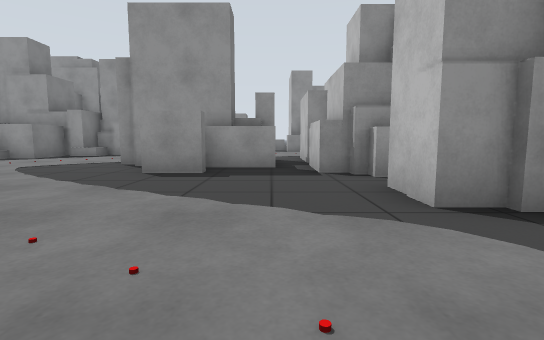
View 1 (above)

17 first-person views from a walk through a world built for the Gazebo simulator. The camera is 0.62 m above the floor, tilts 6° down and sees 85° across. The floor is counted in squares, 1 m on a side. Each view is taken from the middle of a square. On the plan, view 1 faces up. The plan holds only what a view shows up to about 9 squares ahead; the rest is blank.

View 2
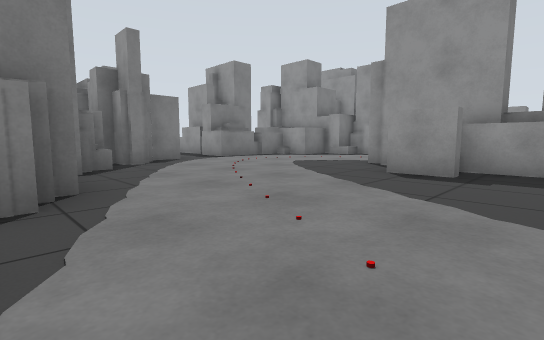

View 3
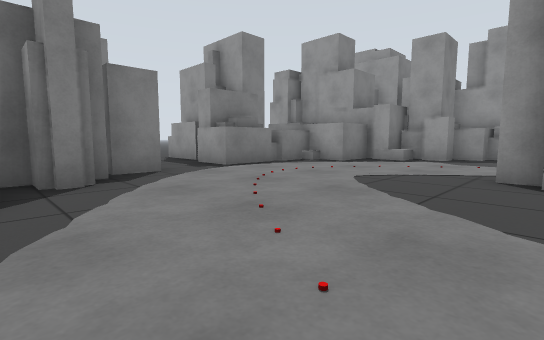

View 4
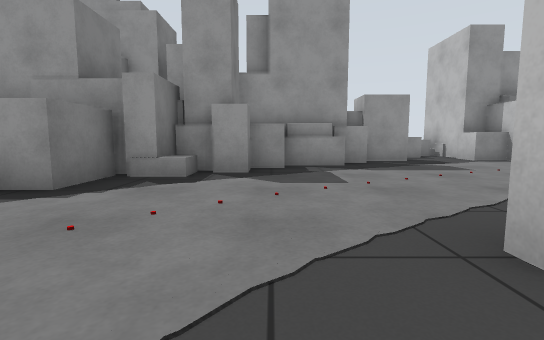

View 5
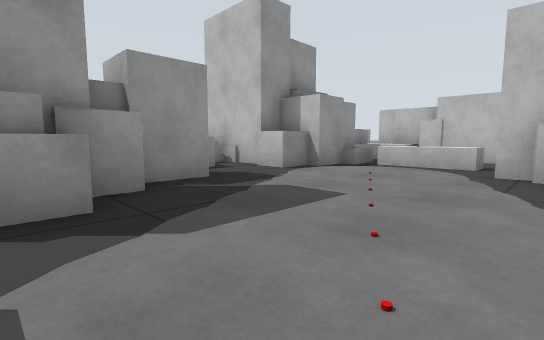

View 6
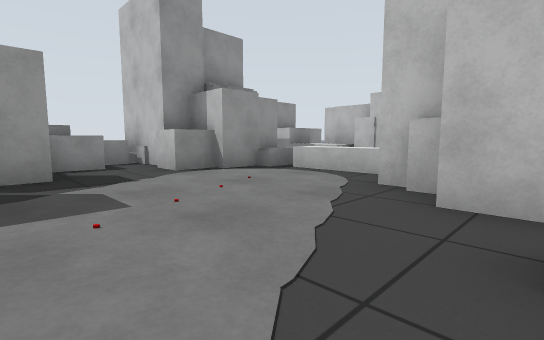

View 7
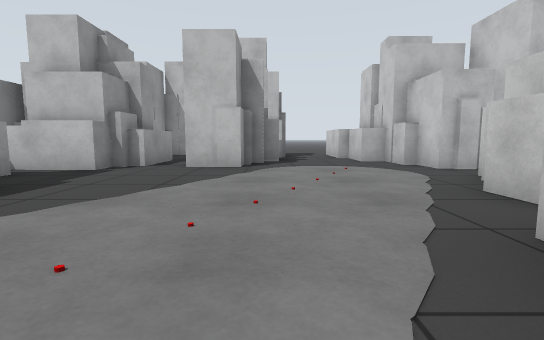

View 8
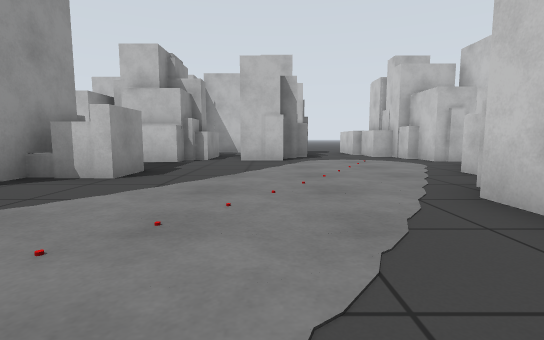

View 9
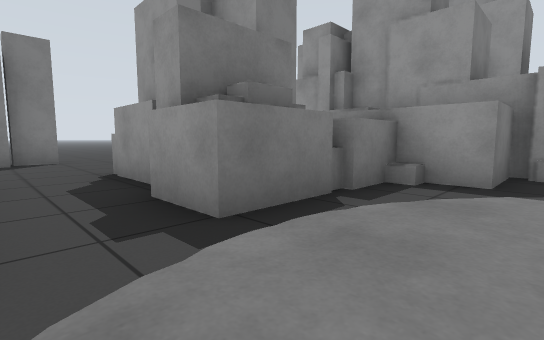

View 10
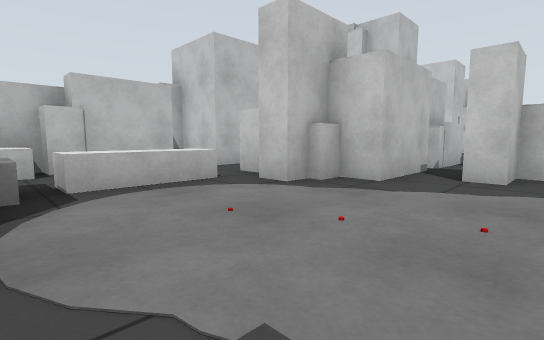

View 11
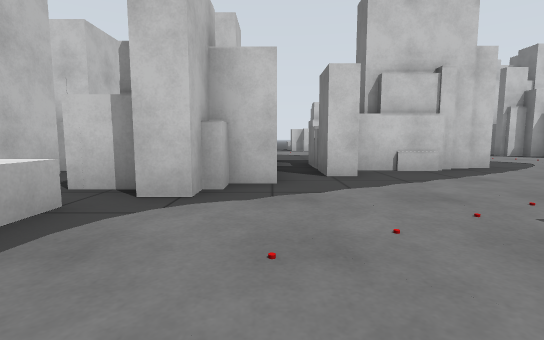

View 12
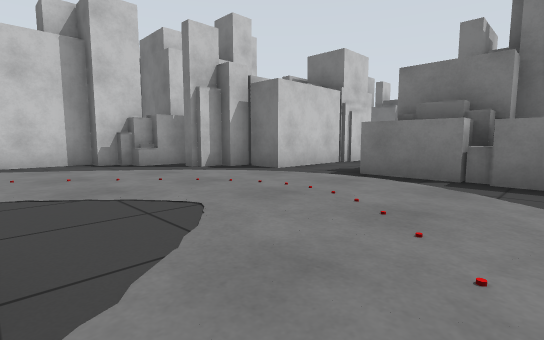

View 13
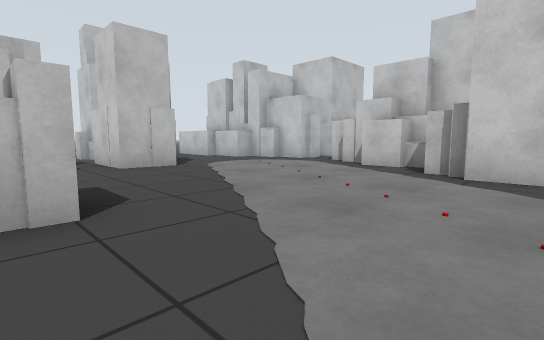

View 14
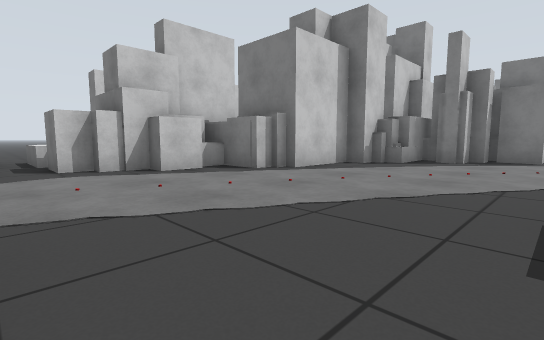

View 15
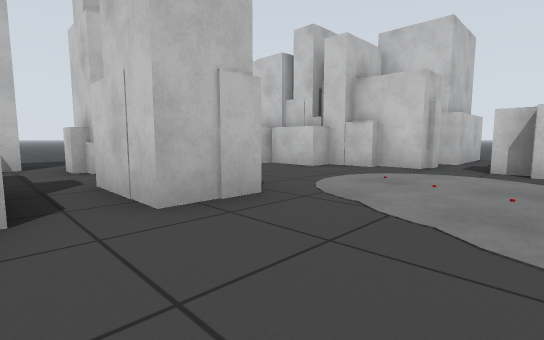

View 16
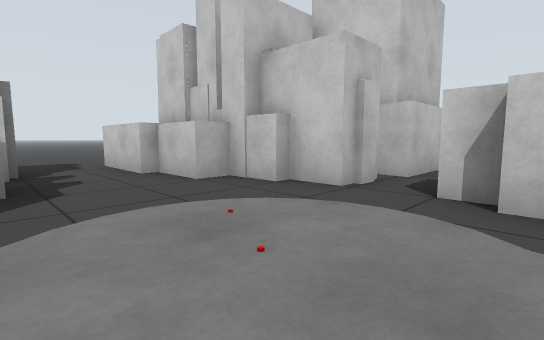

View 17
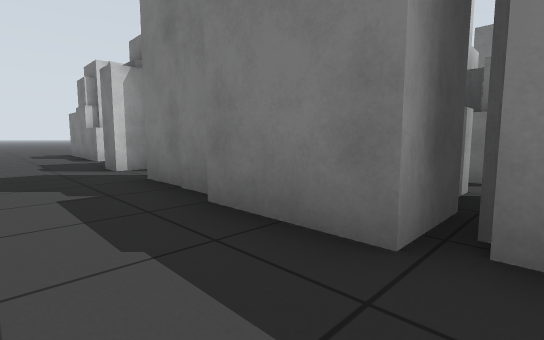

### Floor plan
Points are (right, up) in squares from view 1. A wall is a line through its corners. A room is listed if a view was taken in it or the views show most of it. See-through windows are left out.
Room 1 (views 1, 2, 3, 4, 5, 6, 7, 8, 9, 10, 11, 12, 13, 14, 15, 16)
walls: (-2.5, 8.1) (-0.4, 8.1); (1.5, 5.5) (0.9, 5.5) (0.9, 7.2); (1.5, 9.8) (1.5, 10.3) (3.4, 10.3); (2.1, 5.2) (1.4, 5.2); (-3.2, 12.9) (-4.7, 12.9); (-8.8, 8.3) (-9.4, 8.3); (-3.5, 13.1) (-4.7, 13.1) (-4.7, 12.3) (-5.2, 12.3); (-8.9, 9.6) (-8.9, 7.9); (-3.8, 0.3) (-3.2, 0.3) (-3.2, -1.6); (2.2, 2.7) (1.5, 2.7) (1.5, 3.2); (-7.2, 1.7) (-6.4, 1.7); (3.6, 4.9) (1.6, 4.9); (-2.3, -0.5) (-1.5, -0.5) (-1.5, -1.1) (-0.6, -1.1) (-0.6, -1.5); (-8.9, 2) (-6.7, 2) (-6.7, 1.2); (-10.9, 6.7) (-12.9, 6.7); (-2.9, -1.1) (-2.3, -1.1); (1.8, 14.4) (0.9, 14.4) (0.9, 15.2); (5.3, 3.4) (5.3, 3.8); (5.3, 10.8) (5.3, 12.6); (-12, 4.7) (-11.1, 4.7); (2, -1.1) (3.1, -1.1); (3.4, 14.1) (1.7, 14.1) (1.7, 15.4)
low walls: (-2.3, 6.4) (-2.3, 7); (-6.4, 11.4) (-6.4, 10.8) (-7.4, 10.8); (-3.2, -0.8) (-2.4, -0.8); (3.6, 13.7) (2.6, 13.7) (2.6, 14.1); (0.9, 16.4) (0.9, 17.4)
ways out: opening at (4, 1) to room 2; opening at (-13, 5.5)
objects: white box (-10, 4) to (-9, 4); white box (-10, 7); white box (-9, 3); white box (-9, 7); white box (-8, 3); white box (-8, 10); white box (-7, 12); white box (-6, 0) to (-4, 1); white post (-6, 1); white box (-6, 12); white box (-6, 13); white box (-3, 7); white box (-3, 14); white box (-2, 6); white box (-2, 15) to (-1, 15); white box (-1, 7) to (0, 7); white box (-1, 16) to (0, 16); white box (0, 9); white box (0, 17) to (0, 18); white box (1, 8) to (1, 10); white box (1, 16); white box (2, 4); white box (2, 11); white box (3, 2); white box (3, 3) to (3, 4); white box (3, 11) to (4, 13); white box (4, 2) to (4, 3)
Room 2 (view 17)
walls: (5.3, 3.8) (5.8, 3.8)
ways out: opening at (4, 1) to room 1
objects: white box (4, -2); white box (4, -1); white box (5, -1) to (6, 0); white box (5, 6); white box (6, 3); white box (6, 4) to (7, 5); white box (7, 3); white box (7, 6); white box (7, 7) to (7, 8)

Positions as (right, up) in squares from view 1, and headings:
1: (0, 0), facing up
2: (0, 0), facing up-left
3: (-3, 2), facing up-left
4: (-5, 6), facing up
5: (-4, 10), facing up-right
6: (-2, 9), facing up-right
7: (-5, 2), facing right
8: (-7, 3), facing right
9: (-7, 5), facing up-left
10: (-1, 14), facing down-right
11: (1, 14), facing down
12: (-4, 9), facing down-left
13: (-5, 6), facing down-right
14: (1, 5), facing down-left
15: (-1, 5), facing down-right
16: (-1, 2), facing down-right
17: (9, 9), facing down-left
